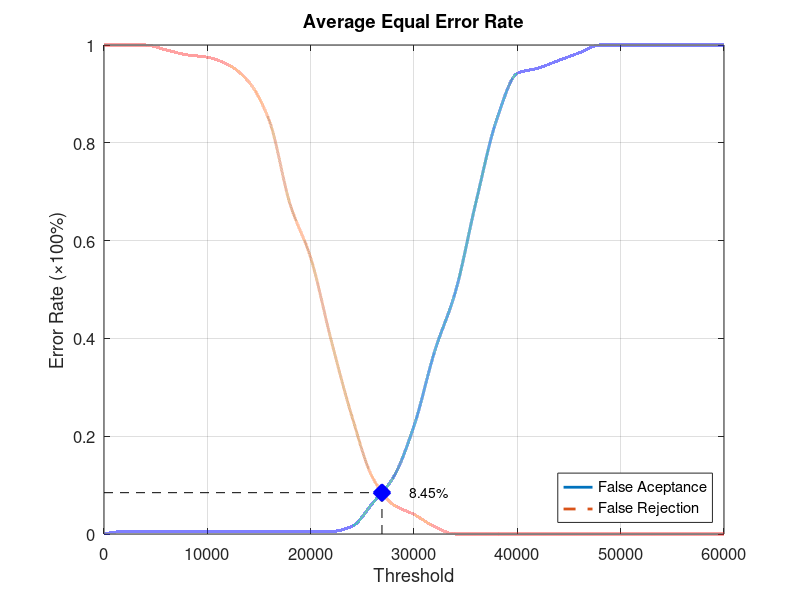
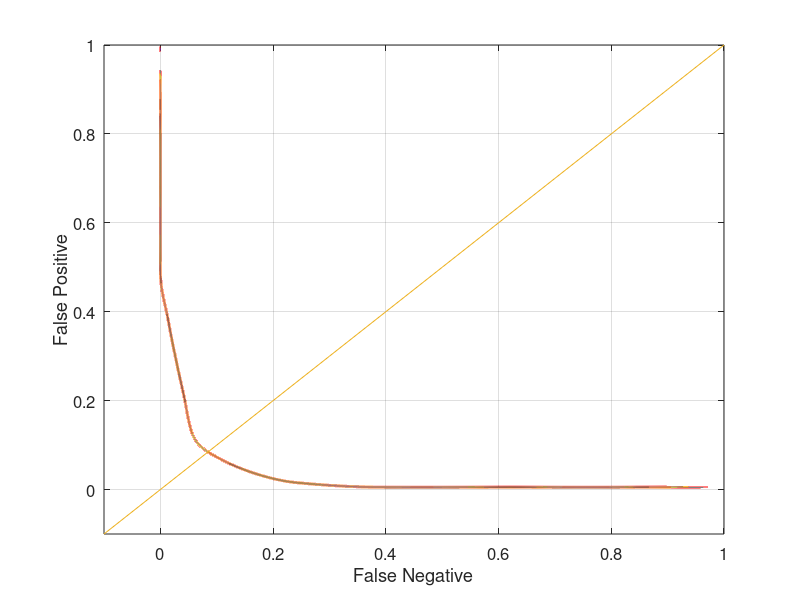

Reproduce these figures in MATLAB, in order.
function yEER = Database1_2
close all;
clear;
clc;
x = 0:2000:60000;
xq = 0:0.5:60000;

y0 = [0 0.00526316 0.00526316 0.00526316 0.00526316 0.00526316 0.00526316 0.00526316 0.00526316 0.00526316 0.00526316 0.00526316 0.0157895 0.0631579 0.115789 0.221053 0.373684 0.494737 0.678947 0.847368 0.942105 0.952632 0.968421 0.984211 1 1 1 1 1 1 1];
yy0 = interp1(x, y0, xq, 'pchip');
y1 = [1 1 1 0.99 0.98 0.975 0.96 0.925 0.845 0.675 0.565 0.395 0.24 0.115 0.06 0.04 0.015 0 0 0 0 0 0 0 0 0 0 0 0 0 0];
yy1 = interp1(x, y1, xq, 'pchip');

% Calculating EER: 
y2 = abs(y0 - y1);
find(y2 == min(y2))
yy2 = abs(yy0 - yy1);
xEER = find(yy2 == min(yy2));
xEERIndex = xq(xEER) % X-axis EER
yEER = yy0(xEER) % Y-axis EER

main = figure
plot(xq, yy0,'-','LineWidth', 2);	hold on
plot(xq, yy1,'--','LineWidth', 2);	hold on
plot([xEERIndex xEERIndex], [0 yEER], 'k--');	hold on
plot([0 xEERIndex], [yEER yEER], 'k--');	hold on
plot(xEERIndex, yEER, 'bx', 'LineWidth', 10);	hold on
text(xEERIndex + 10 * xEERIndex / 100, yEER, [num2str(round((10000 * yEER)) / 100) '%'])
legend('False Aceptance', 'False Rejection', 'Location', 'SouthEast')
xlabel('Threshold')
ylabel('Error Rate (\times100%)')
title('Average Equal Error Rate')
set(gca, 'FontSize', 12)
axis([0 60000 0 1])
grid on

print(main, 'Database1_2Main', '-dpng');
FNRxFPR = figure('Color', [1 1 1]);
plot(yy1, yy0, '-', yy1, yy0, 'LineWidth', 2);
hold on
y = -0.1:0.1:1
plot(y, y); 
set(gca, 'FontSize', 12)
xlabel('False Negative')
ylabel('False Positive')
axis([-0.1 1 -0.1 1])
set(gca, 'FontSize', 12)
grid on

print(FNRxFPR, 'Database1_2FNRxFPR','-dpng');
end
